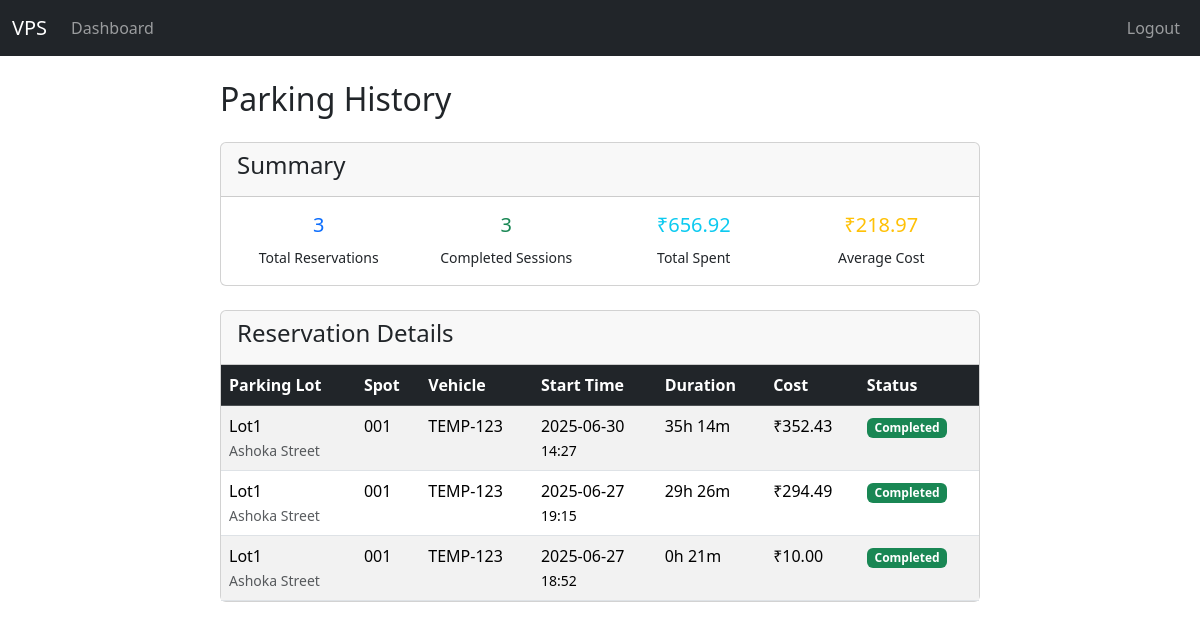
Before: /user/history (signed in) with the older database file.
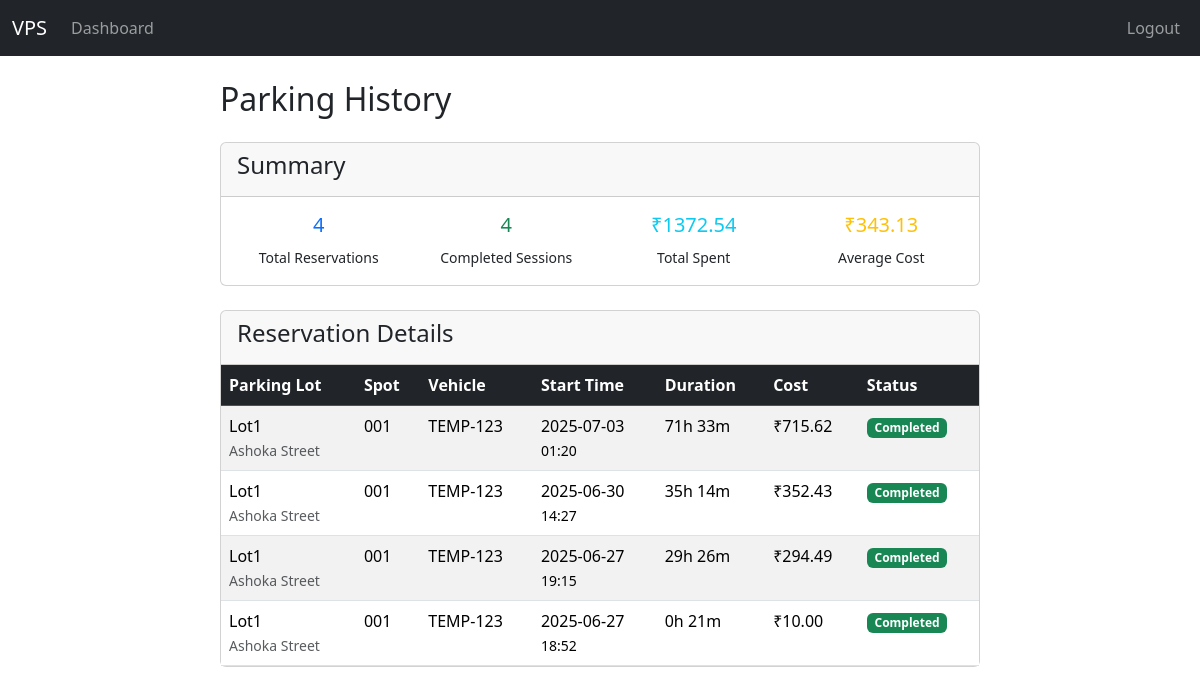
After: the same page with the newer database file.
### models/models.py (models this page shows, shortened)
class ParkingLot(Base):
    __tablename__ = "parking_lots"
    id = Column(Integer, primary_key=True)
    name = Column(String, nullable=False)
    address_line_1 = Column(String, nullable=False)
    address_line_2 = Column(String)
    address_line_3 = Column(String)
    pin_code = Column(String(10), nullable=False)
    price_per_hour = Column(Numeric(10, 2), nullable=False)
    number_of_spots = Column(Integer, nullable=False)
    spots = relationship(
        "ParkingSpot", back_populates="parking_lot", cascade="all, delete-orphan"
    )

class ParkingSpot(Base):
    __tablename__ = "parking_spots"
    id = Column(Integer, primary_key=True)
    spot_number = Column(String, nullable=False)
    status = Column(PgEnum(SpotStatus), default=SpotStatus.AVAILABLE, nullable=False)
    parking_lot_id = Column(Integer, ForeignKey("parking_lots.id"), nullable=False)
    parking_lot = relationship("ParkingLot", back_populates="spots")
    reservations = relationship(
        "Reservation", back_populates="parking_spot", cascade="all, delete-orphan"
    )

class Reservation(Base):
    __tablename__ = "reservations"
    id = Column(Integer, primary_key=True)
    user_id = Column(Integer, ForeignKey("users.id"), nullable=False)
    parking_spot_id = Column(Integer, ForeignKey("parking_spots.id"), nullable=False)
    vehicle_number = Column(String, nullable=False)
    start_time = Column(DateTime, default=datetime.utcnow, nullable=False)
    occupy_time = Column(DateTime, nullable=True)
    end_time = Column(DateTime, nullable=True)
    user = relationship("User", back_populates="reservations")
    parking_spot = relationship("ParkingSpot", back_populates="reservations")

### app.py (the view)
@app.route("/user/history")
@login_required
@role_required("user")
def parking_history():
    with SessionLocal() as db:
        all_reservations = (
            db.query(Reservation)
            .filter_by(user_id=session["user_id"])
            .options(
                selectinload(Reservation.parking_spot)
                .selectinload(ParkingSpot.parking_lot)
            )
            .order_by(Reservation.start_time.desc())
            .all()
        )
        history_data = []
        total_spent = 0
        for reservation in all_reservations:
            reservation_details = get_reservation_details(reservation)
            history_data.append(reservation_details)
            total_spent += reservation_details['cost']
        summary_statistics = {
            'total_reservations': len(all_reservations),
            'completed_reservations': len([r for r in all_reservations if r.end_time]),
            'total_spent': round(total_spent, 2),
            'average_cost': round(
                total_spent / max(1, len([r for r in all_reservations if r.end_time])), 2
            )
        }
        return render_template("user/history.html",
                             history_data=history_data,
                             summary=summary_statistics)

### app.py (called while the page is built)
def calculate_cost(reservation):
    if not reservation.end_time:
        current_time = datetime.now()
    else:
        current_time = reservation.end_time
    session_duration = current_time - reservation.start_time
    total_hours = max(1, session_duration.total_seconds() / 3600)
    hourly_rate = float(reservation.parking_spot.parking_lot.price_per_hour)
    total_fee = round(total_hours * hourly_rate, 2)
    return total_fee

def format_duration(start_time, end_time=None):
    if not end_time:
        end_time = datetime.now()
    duration = end_time - start_time
    total_minutes = int(duration.total_seconds() / 60)
    if total_minutes > 0:
        hours = total_minutes // 60
        minutes = total_minutes % 60
        return f"{hours}h {minutes}m"
    else:
        return "0h 0m"

def login_required(view_function):
    @wraps(view_function)
    def authentication_wrapper(*args, **kwargs):
        if "user_id" not in session:
            flash("Authentication required. Please log in to continue.")
            return redirect(url_for("login"))
        return view_function(*args, **kwargs)
    return authentication_wrapper

### templates/user/history.html (shortened to what this page needs)
{% extends 'base.html' %}
{% block content %}
<h2 class="mb-4">Parking History</h2>
<div class="card mb-4">
    <div class="card-header">
        <h4>Summary</h4>
    </div>
    <div class="card-body">
        <div class="row">
            <div class="col-12 col-md-3">
                <div class="text-center">
                    <h5 class="text-primary">{{ summary.total_reservations }}</h5>
                    <small>Total Reservations</small>
                </div>
            </div>
            <div class="col-12 col-md-3">
                <div class="text-center">
                    <h5 class="text-success">{{ summary.completed_reservations }}</h5>
                    <small>Completed Sessions</small>
                </div>
            </div>
            <div class="col-12 col-md-3">
                <div class="text-center">
                    <h5 class="text-info">₹{{ "%.2f"|format(summary.total_spent) }}</h5>
                    <small>Total Spent</small>
                </div>
            </div>
            <div class="col-12 col-md-3">
                <div class="text-center">
                    <h5 class="text-warning">₹{{ "%.2f"|format(summary.average_cost) }}</h5>
                    <small>Average Cost</small>
                </div>
            </div>
        </div>
    </div>
</div>
{% if history_data %}
<div class="card">
    <div class="card-header">
        <h4>Reservation Details</h4>
    </div>
    <div class="card-body p-0">
        <div class="table-responsive">
            <table class="table table-striped mb-0">
                <thead class="table-dark">
                    <tr>
                        <th>Parking Lot</th>
                        <th>Spot</th>
                        <th>Vehicle</th>
                        <th>Start Time</th>
                        <th>Duration</th>
                        <th>Cost</th>
                        <th>Status</th>
                    </tr>
                </thead>
                <tbody>
                    {% for item in history_data %}
                    <tr>
                        <td>
                            {{ item.reservation.parking_spot.parking_lot.name }}<br>
                            <small class="text-muted">{{ item.reservation.parking_spot.parking_lot.address_line_1 }}</small>
                        </td>
                        <td>{{ item.reservation.parking_spot.spot_number }}</td>
                        <td>{{ item.reservation.vehicle_number }}</td>
                        <td>
                            {{ item.reservation.start_time.strftime('%Y-%m-%d') }}<br>
                            <small>{{ item.reservation.start_time.strftime('%H:%M') }}</small>
                        </td>
                        <td>{{ item.duration_formatted }}</td>
                        <td>
                            {% if item.cost > 0 %}
                                ₹{{ "%.2f"|format(item.cost) }}
                            {% else %}
                                -
                            {% endif %}
                        </td>
                        <td>
                            {% if item.status == 'Completed' %}
                                <span class="badge bg-success">{{ item.status }}</span>
                            {% elif item.status == 'Occupied' %}
                                <span class="badge bg-warning">{{ item.status }}</span>
                            {% else %}
                                <span class="badge bg-primary">{{ item.status }}</span>
                            {% endif %}
                        </td>
                    </tr>
                    {% endfor %}
                </tbody>
            </table>
        </div>
    </div>
</div>
{% endif %}
{% endblock %}

Changed rows visible on the page:
added Reservation: reservation.vehicle_number "TEMP-123", reservation.start_time "2025-07-03", reservation.start_time "01:20"
Other visible differences:
{{ summary.total_reservations }}: "3" → "4"
{{ summary.completed_reservations }}: "3" → "4"
{{ "%.2f"|format(summary.total_spent) }}: "656.92" → "1372.54"
{{ "%.2f"|format(summary.average_cost) }}: "218.97" → "343.13"
new list line: "Lot1 Ashoka Street"
new list line: "001"
new list line: "71h 33m ₹ 715.62 Completed"
